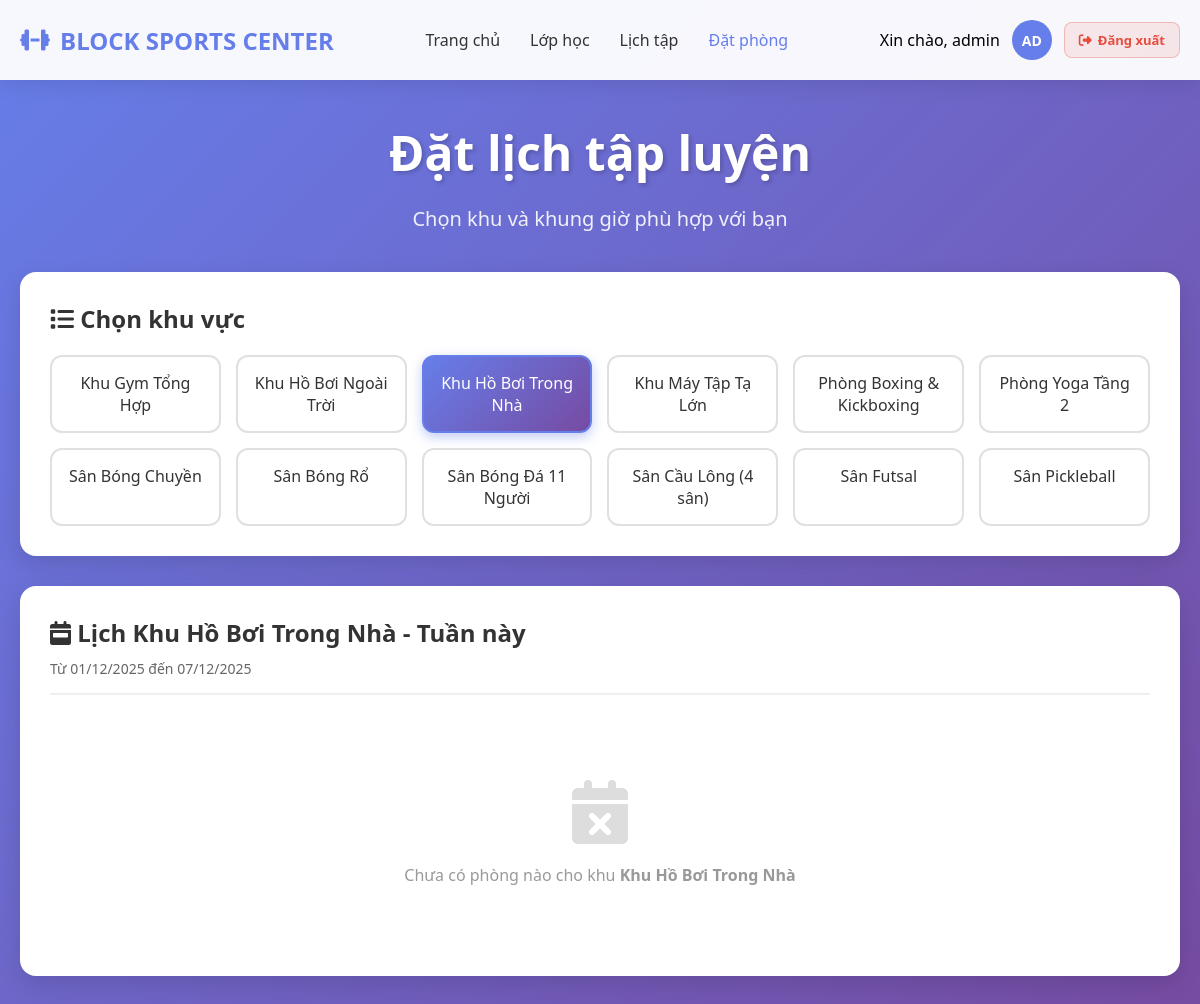
The page /public/user/booking.php?area=4 (signed in) on the database its author committed.
### tables this page shows
CREATE TABLE `khu` (
  `MAKHU` int(10) UNSIGNED NOT NULL,
  `TENKHU` varchar(100) NOT NULL,
  `LOAIKHU` varchar(10) DEFAULT NULL
);

### public/user/booking.php (the view, shortened to what this page needs)
<?php
$db = Database::getInstance()->getConnection();
$checkMemberQuery = "SELECT MAHV FROM hoivien WHERE MAHV = ? AND TRANGTHAI = 'ACTIVE'";
$checkMemberStmt = $db->prepare($checkMemberQuery);
$checkMemberStmt->execute([$_SESSION['user_id']]);
$isMember = $checkMemberStmt->fetch(PDO::FETCH_ASSOC);
$sessionName = $_SESSION['fullname'] ?? $_SESSION['username'] ?? 'Khách';
$avatar = mb_strtoupper(mb_substr(trim($sessionName), 0, 2, 'UTF-8'), 'UTF-8');
$user = [
    'name'      => $sessionName,
    'member_id' => 'HV' . str_pad($_SESSION['user_id'], 4, '0', STR_PAD_LEFT),
    'avatar'    => $avatar,
];
$areasQuery = "SELECT MAKHU, TENKHU, LOAIKHU FROM khu ORDER BY TENKHU";
$areasStmt = $db->query($areasQuery);
$areas = $areasStmt->fetchAll(PDO::FETCH_ASSOC);
$selectedArea = $_GET['area'] ?? ($areas[0]['MAKHU'] ?? null);
$areaInfo = null;
if ($selectedArea) {
    $areaInfoQuery = "SELECT * FROM khu WHERE MAKHU = ?";
    $areaInfoStmt = $db->prepare($areaInfoQuery);
    $areaInfoStmt->execute([$selectedArea]);
    $areaInfo = $areaInfoStmt->fetch(PDO::FETCH_ASSOC);
}
$rooms = [];
if ($selectedArea) {
    $roomsQuery = "SELECT MAPHONG, TENPHONG, SUCCHUA FROM phong WHERE MAKHU = ? AND HOATDONG = 1";
    $roomsStmt = $db->prepare($roomsQuery);
    $roomsStmt->execute([$selectedArea]);
    $rooms = $roomsStmt->fetchAll(PDO::FETCH_ASSOC);
}
$startOfWeek = date('Y-m-d', strtotime('monday this week'));
$endOfWeek = date('Y-m-d', strtotime('sunday this week'));
$daysOfWeek = ['Monday', 'Tuesday', 'Wednesday', 'Thursday', 'Friday', 'Saturday', 'Sunday'];
$daysVN = ['Thứ 2', 'Thứ 3', 'Thứ 4', 'Thứ 5', 'Thứ 6', 'Thứ 7', 'Chủ nhật'];
$timeSlots = [
    '06:00 - 07:30',
    '08:00 - 09:30',
    '10:00 - 11:30',
    '12:00 - 13:30',
    '14:00 - 15:30',
    '16:00 - 17:30',
    '18:00 - 19:30',
    '19:30 - 21:00'
];
$bookedSlots = [];
?>
<!DOCTYPE html>
<html lang="vi">
<head>
    <link rel="stylesheet" href="https://cdnjs.cloudflare.com/ajax/libs/font-awesome/6.4.0/css/all.min.css">
</head>
<body>
    <header class="header">
        <div class="header-container">
            <div class="logo">
                <i class="fas fa-dumbbell"></i>
                BLOCK SPORTS CENTER
            </div>
            <nav class="nav">
                <a href="/block-sports-center/public/index.php?page=user">Trang chủ</a>
                <a href="/block-sports-center/public/user/classes.php">Lớp học</a>
                <a href="/block-sports-center/public/user/schedule.php">Lịch tập</a>
                <a href="/block-sports-center/public/user/booking.php" class="active">Đặt phòng</a>
            </nav>
            <div class="user-menu">
                <span>Xin chào, <?php echo htmlspecialchars($user['name']); ?></span>
                <div class="user-avatar"><?php echo htmlspecialchars($user['avatar']); ?></div>
                <a href="/block-sports-center/public/index.php?page=logout" class="logout-link">
                    <i class="fas fa-sign-out-alt"></i> Đăng xuất
                </a>
            </div>
        </div>
    </header>
    <section class="hero">
        <h1>Đặt lịch tập luyện</h1>
        <p>Chọn khu và khung giờ phù hợp với bạn</p>
    </section>
    <section class="booking-section">
        <div class="area-selector">
            <h2><i class="fas fa-list"></i> Chọn khu vực</h2>
            <div class="area-grid">
                <?php foreach ($areas as $area): ?>
                    <a href="?area=<?= $area['MAKHU'] ?>"
                       class="area-btn <?= $selectedArea == $area['MAKHU'] ? 'active' : '' ?>">
                        <?= htmlspecialchars($area['TENKHU']) ?>
                    </a>
                <?php endforeach; ?>
            </div>
        </div>
        <?php if ($areaInfo): ?>
            <div class="schedule-container">
                <div class="schedule-header">
                    <h2>
                        <i class="fas fa-calendar-week"></i>
                        Lịch <?= htmlspecialchars($areaInfo['TENKHU']) ?> - Tuần này
                    </h2>
                    <div class="week-info">
                        Từ <?= date('d/m/Y', strtotime($startOfWeek)) ?>
                        đến <?= date('d/m/Y', strtotime($endOfWeek)) ?>
                    </div>
                </div>
                <?php if (count($rooms) > 0): ?>
                    <div class="schedule-grid">
                        <?php foreach ($daysOfWeek as $index => $day): ?>
                            <div class="day-column">
                                <div class="day-header">
                                    <?= $daysVN[$index] ?><br>
                                    <small><?= date('d/m', strtotime($startOfWeek . ' +' . $index . ' days')) ?></small>
                                </div>
                                <div class="time-slots">
                                    <?php foreach ($timeSlots as $timeSlot): ?>
                                        <?php
                                        $slotDate = date('Y-m-d', strtotime($startOfWeek . ' +' . $index . ' days'));
                                        $firstRoom = $rooms[0];
                                        $slotKey = $day . '|' . $firstRoom['MAPHONG'] . '|' . $timeSlot;
                                        $currentBookings = 0;
                                        $maxCapacity = (int)$firstRoom['SUCCHUA'];
                                        if (isset($bookedSlots[$slotKey])) {
                                            $currentBookings = $bookedSlots[$slotKey]['current'];
                                            $maxCapacity = $bookedSlots[$slotKey]['max'];
                                        }
                                        $isFull = $currentBookings >= $maxCapacity;
                                        $isAlmostFull = $currentBookings >= ($maxCapacity * 0.8);
                                        $isDisabled = !$isMember;
                                        $cssClass = '';
                                        if ($isDisabled) {
                                            $cssClass = 'disabled';
                                        } elseif ($isFull) {
                                            $cssClass = 'full';
                                        } elseif ($isAlmostFull) {
                                            $cssClass = 'almost-full';
                                        }
                                        $slotText = '';
                                        if ($isDisabled) {
                                            $slotText = 'Không khả dụng';
                                        } elseif ($isFull) {
                                            $slotText = 'Đã đầy';
                                        } else {
                                            $slotText = "Còn " . ($maxCapacity - $currentBookings) . "/" . $maxCapacity;
                                        }
                                        $badgeClass = '';
                                        if ($isFull) {
                                            $badgeClass = 'full';
                                        } elseif ($isAlmostFull) {
                                            $badgeClass = 'almost-full';
                                        } else {
                                            $badgeClass = 'available';
                                        }
                                        $onclick = ($isFull || $isDisabled) ? '' : 'openBookingModal(' . $firstRoom['MAPHONG'] . ', \'' . $slotDate . '\', \'' . $timeSlot . '\', \'' . htmlspecialchars($firstRoom['TENPHONG'], ENT_QUOTES) . '\', ' . $currentBookings . ', ' . $maxCapacity . ')';
                                        ?>
                                        <div class="time-slot <?= $cssClass ?>"
                                             onclick="<?= $onclick ?>">
                                            <div class="time-text"><?= $timeSlot ?></div>
                                            <div class="slot-info"><?= $slotText ?></div>
                                            <?php if (!$isDisabled): ?>
                                                <span class="capacity-badge <?= $badgeClass ?>">
                                                    <i class="fas fa-users"></i> <?= $currentBookings ?>/<?= $maxCapacity ?>
                                                </span>
                                            <?php endif; ?>
                                        </div>
                                    <?php endforeach; ?>
                                </div>
                            </div>
                        <?php endforeach; ?>
                    </div>
                <?php else: ?>
                    <div class="empty-schedule">
                        <i class="fas fa-calendar-times"></i>
                        <p>Chưa có phòng nào cho khu <strong><?= htmlspecialchars($areaInfo['TENKHU']) ?></strong></p>
                    </div>
                <?php endif; ?>
            </div>
        <?php endif; ?>
    </section>
</body>
</html>

### public/user/booking.php (style rules this page uses)
* { margin: 0; padding: 0; box-sizing: border-box; }
body { font-family: system-ui, -apple-system, 'Segoe UI', Roboto, sans-serif; background: linear-gradient(135deg, #667eea 0%, #764ba2 100%); min-height: 100vh; }
.header { background: rgba(255, 255, 255, 0.95); backdrop-filter: blur(10px); padding: 20px 0; box-shadow: 0 4px 20px rgba(0,0,0,0.1); position: sticky; top: 0; z-index: 100; }
.header-container { max-width: 1200px; margin: 0 auto; padding: 0 20px; display: flex; justify-content: space-between; align-items: center; }
.logo { font-size: 24px; font-weight: 700; color: #667eea; display: flex; align-items: center; gap: 10px; }
.nav { display: flex; gap: 30px; align-items: center; }
.nav a { color: #333; text-decoration: none; font-weight: 500; transition: color 0.3s; }
.nav a:hover, .nav a.active { color: #667eea; }
.user-menu { display: flex; align-items: center; gap: 12px; }
.user-avatar { width: 40px; height: 40px; border-radius: 50%; background: #667eea; display: flex; align-items: center; justify-content: center; color: white; font-weight: 600; font-size: 14px; }
.logout-link { display: inline-flex; align-items: center; gap: 6px; padding: 8px 14px; border-radius: 8px; background: rgba(231, 76, 60, 0.1); color: #e74c3c; font-size: 13px; font-weight: 600; text-decoration: none; transition: all 0.2s; border: 1px solid rgba(231, 76, 60, 0.3); }
.hero { max-width: 1200px; margin: 40px auto; padding: 0 20px; color: white; text-align: center; }
.hero h1 { font-size: 48px; margin-bottom: 20px; text-shadow: 2px 2px 4px rgba(0,0,0,0.2); }
.hero p { font-size: 20px; opacity: 0.9; }
.booking-section { max-width: 1200px; margin: 0 auto 40px; padding: 0 20px; }
.area-selector { background: white; border-radius: 16px; padding: 30px; margin-bottom: 30px; box-shadow: 0 8px 24px rgba(0,0,0,0.12); }
.area-selector h2 { font-size: 24px; margin-bottom: 20px; color: #333; }
.area-grid { display: grid; grid-template-columns: repeat(auto-fill, minmax(150px, 1fr)); gap: 15px; }
.area-btn { padding: 15px; border: 2px solid #e0e0e0; border-radius: 12px; background: white; cursor: pointer; transition: all 0.3s; text-align: center; text-decoration: none; color: #333; font-weight: 500; }
.area-btn.active { border-color: #667eea; background: linear-gradient(135deg, #667eea 0%, #764ba2 100%); color: white; box-shadow: 0 4px 12px rgba(102, 126, 234, 0.4); }
.schedule-container { background: white; border-radius: 16px; padding: 30px; box-shadow: 0 8px 24px rgba(0,0,0,0.12); }
.schedule-header { margin-bottom: 25px; padding-bottom: 15px; border-bottom: 2px solid #f0f0f0; }
.schedule-header h2 { font-size: 24px; color: #333; margin-bottom: 10px; }
.week-info { color: #666; font-size: 14px; }
.empty-schedule { text-align: center; padding: 60px 20px; color: #999; }
.empty-schedule i { font-size: 64px; margin-bottom: 20px; color: #ddd; }

### rows shown on the page
khu: TENKHU "Khu Gym Tổng Hợp"
khu: TENKHU "Khu Hồ Bơi Ngoài Trời"
khu: TENKHU "Khu Hồ Bơi Trong Nhà"
khu: TENKHU "Khu Máy Tập Tạ Lớn"
khu: TENKHU "Phòng Boxing & Kickboxing"
khu: TENKHU "Phòng Yoga Tầng 2"
khu: TENKHU "Sân Bóng Chuyền"
khu: TENKHU "Sân Bóng Rổ"
khu: TENKHU "Sân Bóng Đá 11 Người"
khu: TENKHU "Sân Cầu Lông (4 sân)"
khu: TENKHU "Sân Futsal"
khu: TENKHU "Sân Pickleball"

### other values the page prints
$user['name'] "admin"
$user['avatar'] "AD"
